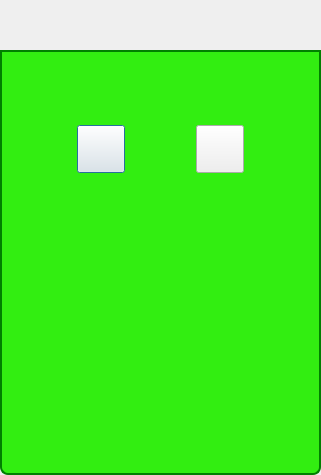
<?xml version="1.0" encoding="UTF-8"?>
<ui version="4.0">
 <class>ViewAudioFileDialogClass</class>
 <widget class="QDialog" name="ViewAudioFileDialogClass">
  <property name="geometry">
   <rect>
    <x>0</x>
    <y>0</y>
    <width>321</width>
    <height>475</height>
   </rect>
  </property>
  <property name="windowTitle">
   <string>View Audio File</string>
  </property>
  <property name="styleSheet">
   <string notr="true">QDialog#ToFriendVoicePhoneDialog
{   
color: transparent;
background-color: transparent;
border: 1px solid transparent;
border-radius: 8px; 
}

#StyledDlgTitleBox
{   
color: black;
background-color: rgb(50,238,17);
border: 2px solid green;
border-top-left-radius: 8px; 
border-top-right-radius: 8px;
}

#StyledDlgTitleLabel
{   
color: black;
}

#StyledDlgItemsBox
{   
background-color: rgb(50,238,17);
border: 2px solid green;
border-top-color: green; 
border-bottom-left-radius: 8px; 
border-bottom-right-radius: 8px;
}
QPushButton#CallButton
{
color: white;
font: bold 14px;
border-width: 10;
border-image: url(:/MyP2PWeb/Resources/button_green_normal.png) 10;
padding: -10;
}
QPushButton#CallButton:pressed
{
border-width: 10;
border-image: url(:/MyP2PWeb/Resources/button_green_pressed.png) 10;
padding: -10;
}
QPushButton#HangUpButton
{
color: white;
font: bold 14px;
border-width: 10;
border-image: url(:/MyP2PWeb/Resources/button_green_normal.png) 10;
padding: -10;
}
QPushButton#HangUpButton:pressed
{
border-width: 10;
border-image: url(:/MyP2PWeb/Resources/button_green_pressed.png) 10;
padding: -10;
}
QLabel#PermissionLabel
{
font: bold 14px;
}
QLabel#MuteMicrophoneLabel
{
font: bold 12px;
}
QLabel#MuteSpeakerLabel
{
font: bold 12px;
}</string>
  </property>
  <layout class="QVBoxLayout" name="verticalLayout">
   <property name="spacing">
    <number>0</number>
   </property>
   <property name="leftMargin">
    <number>0</number>
   </property>
   <property name="topMargin">
    <number>0</number>
   </property>
   <property name="rightMargin">
    <number>0</number>
   </property>
   <property name="bottomMargin">
    <number>0</number>
   </property>
   <item>
    <widget class="TitleBarWidget" name="m_TitleBarWidget" native="true">
     <property name="sizePolicy">
      <sizepolicy hsizetype="Preferred" vsizetype="Fixed">
       <horstretch>0</horstretch>
       <verstretch>0</verstretch>
      </sizepolicy>
     </property>
     <property name="minimumSize">
      <size>
       <width>0</width>
       <height>50</height>
      </size>
     </property>
     <property name="maximumSize">
      <size>
       <width>16777215</width>
       <height>130</height>
      </size>
     </property>
    </widget>
   </item>
   <item>
    <widget class="QGroupBox" name="StyledDlgItemsBox">
     <property name="minimumSize">
      <size>
       <width>0</width>
       <height>0</height>
      </size>
     </property>
     <property name="title">
      <string/>
     </property>
     <layout class="QVBoxLayout" name="verticalLayout_2">
      <item>
       <widget class="QLabel" name="m_FileNameLabel">
        <property name="text">
         <string notr="true"/>
        </property>
       </widget>
      </item>
      <item>
       <widget class="QLabel" name="m_StatusLabel">
        <property name="text">
         <string/>
        </property>
       </widget>
      </item>
      <item>
       <widget class="QLabel" name="m_FileSizeLabel">
        <property name="text">
         <string notr="true"/>
        </property>
       </widget>
      </item>
      <item>
       <layout class="QHBoxLayout" name="horizontalLayout">
        <item>
         <widget class="VxPushButton" name="m_LibraryButton">
          <property name="sizePolicy">
           <sizepolicy hsizetype="Fixed" vsizetype="Fixed">
            <horstretch>0</horstretch>
            <verstretch>0</verstretch>
           </sizepolicy>
          </property>
          <property name="minimumSize">
           <size>
            <width>48</width>
            <height>48</height>
           </size>
          </property>
          <property name="maximumSize">
           <size>
            <width>48</width>
            <height>48</height>
           </size>
          </property>
          <property name="text">
           <string/>
          </property>
          <property name="iconSize">
           <size>
            <width>48</width>
            <height>48</height>
           </size>
          </property>
         </widget>
        </item>
        <item>
         <widget class="VxPushButton" name="m_ShareButton">
          <property name="sizePolicy">
           <sizepolicy hsizetype="Fixed" vsizetype="Fixed">
            <horstretch>0</horstretch>
            <verstretch>0</verstretch>
           </sizepolicy>
          </property>
          <property name="minimumSize">
           <size>
            <width>48</width>
            <height>48</height>
           </size>
          </property>
          <property name="maximumSize">
           <size>
            <width>48</width>
            <height>48</height>
           </size>
          </property>
          <property name="text">
           <string/>
          </property>
          <property name="iconSize">
           <size>
            <width>48</width>
            <height>48</height>
           </size>
          </property>
         </widget>
        </item>
       </layout>
      </item>
      <item>
       <widget class="AssetVideoWidget" name="m_AudioWidget" native="true">
        <property name="sizePolicy">
         <sizepolicy hsizetype="Preferred" vsizetype="Expanding">
          <horstretch>0</horstretch>
          <verstretch>0</verstretch>
         </sizepolicy>
        </property>
       </widget>
      </item>
     </layout>
    </widget>
   </item>
  </layout>
 </widget>
 <customwidgets>
  <customwidget>
   <class>TitleBarWidget</class>
   <extends>QWidget</extends>
   <header>TitleBarWidget.h</header>
   <container>1</container>
  </customwidget>
  <customwidget>
   <class>VxPushButton</class>
   <extends>QPushButton</extends>
   <header location="global">VxPushButton.h</header>
  </customwidget>
  <customwidget>
   <class>AssetVideoWidget</class>
   <extends>QWidget</extends>
   <header>AssetVideoWidget.h</header>
   <container>1</container>
  </customwidget>
 </customwidgets>
 <resources/>
 <connections/>
</ui>
